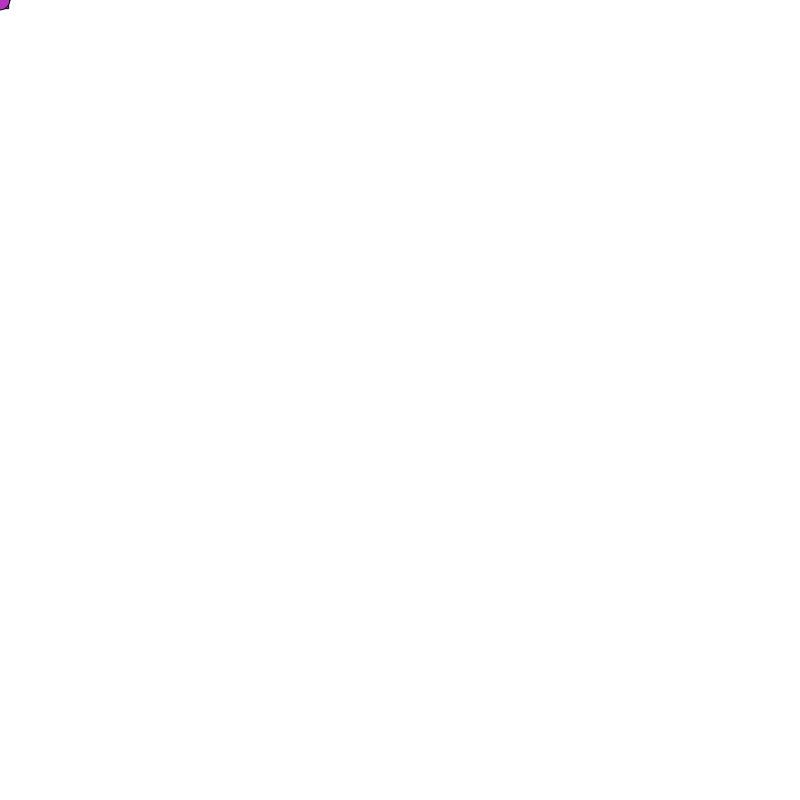
Frame 1 (no input)
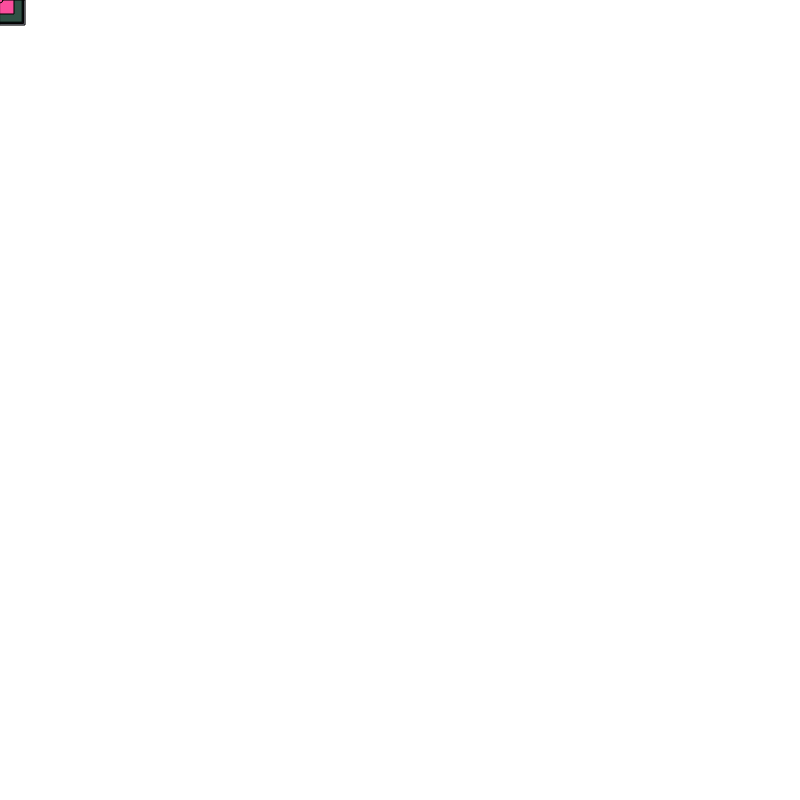
Frame 60 (no input)
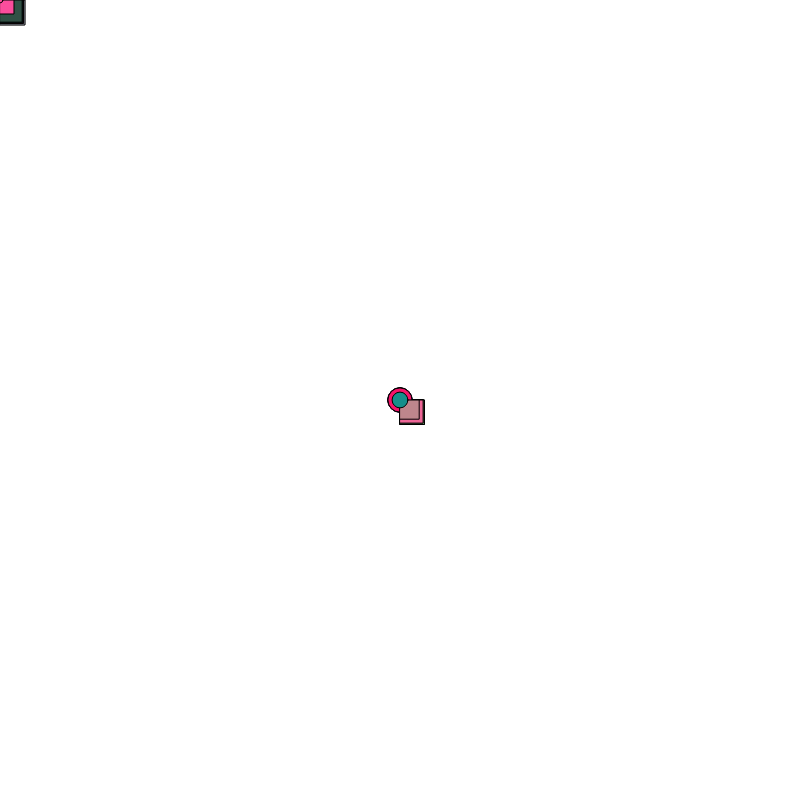
Frame 120 (the mouse pressed at the canvas centre since frame 60)

The p5.js sketch that drew these frames (run headless with seeded random() and noise() and a simulated clock; from frame 60 on, the mouse is pressed at the canvas centre):

// p5.js sketch
// ── sketch.js
function setup() {
  createCanvas(800, 800);
}

function draw() {
  
  
  fill(random(255),random(255),random(255))
  
  
  rect(mouseX,mouseY,random(25))
ellipse(mouseX,mouseY,random(25))
line(mouseX,255)



}
